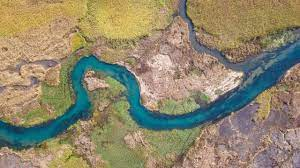
#> input picture DIPFall2023_Joyce_Mikey_Assignment2A/images/river.jpg, 300 x 168 px
$ python main.py
#> lines starting #> are read from the running program, lines starting #| are printed output that depends on the picture
import cv2
import matplotlib.pyplot as plt
import numpy as np
import time


def otsu(hist, img):
    p = np.divide(hist, np.sum(hist)).flatten()
    size = 255  # 255 instead of 256 because we don't want to compute the top border pixel
    mu = np.mean(img)

    sigmas = np.zeros(size)
    for t in range(1, size):  # we set 1 as start bc we don't want to compute bottom border pixel
        q1 = compute_q1(t, p)
        mu1 = compute_mu1(t, p)
        mu2 = compute_mu2(t, p, mu)

        sigmas[t] = q1 * (1 - q1) * ((mu1 - mu2)**2)

    return np.argmax(sigmas)


def compute_q1(t, p):
    if t == 1:
        return p[t]

    return compute_q1(t-1, p) + p[t]


def compute_mu1(t, p):
    if t == 1:
        return 0

    q1 = compute_q1(t, p)

    if q1 == 0:
        q1 = 0.0001

    return ((compute_q1(t-1, p) * compute_mu1(t-1, p)) + (t * p[t]))/q1


def compute_mu2(t, p, mu):
    q1 = compute_q1(t, p)

    return (mu - (q1 * compute_mu1(t, p)))/(1 - q1)


# [39 lines left out: functions binary_img, lung_experiment, not called in this run]


def river_experiment(file_path, channel=0):
    # RIVER EXPERIMENT --> show original image first
#> called with file_path = '../images/river.jpg', channel = 0
    river_img = cv2.imread(file_path, cv2.IMREAD_UNCHANGED)
#> river_img is the input picture: shape (168, 300, 3); mean B, G, R 109.1, 135.1, 143.9
    print('River experiment')
    plt.title('Original Image')
    plt.imshow(cv2.cvtColor(river_img, cv2.COLOR_BGR2RGB))  # for rgb images
    plt.show()

    river_img_channel = cv2.split(river_img)[channel]
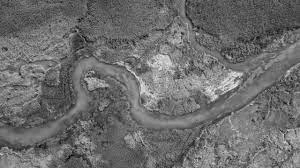
#> river_img_channel: shape (168, 300); min 0, max 241, mean 109.1
    river_img_channel = cv2.bilateralFilter(river_img_channel, 9, 75, 75)  # pre processing
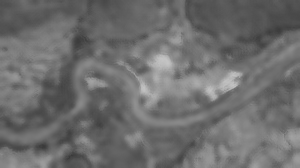
#> river_img_channel: shape (168, 300); min 58, max 196, mean 109.1

    river_hist = cv2.calcHist([river_img_channel], [0], None, [256], [0, 256]).flatten()
#> river_hist = 256 values, max 960 at index 105, min 0 at index 0, mean 196.9

    # compute otsu and get the binary image
    start_time = time.time()
    thresh = otsu(river_hist, river_img_channel)
#> in otsu, `p = np.divide(hist, np.sum(hist)).flatten()`: p = 256 values, max 0.019 at index 105, min 0 at index 0, mean 0.00391
#> in otsu, `mu = np.mean(img)`: mu = 109.1
    print("--- %s seconds ---" % (time.time() - start_time))

    binary_img(river_img_channel, thresh)

    color = ''
    thresh_color = ''
    if channel == 2:
        color = '#eb3434'
        thresh_color = '#3ec6f7'
    elif channel == 1:
        color = '#3ef74d'
        thresh_color = '#8532a8'
    elif channel == 0:
        color = '#3ec6f7'
        thresh_color = '#eb3434'

    # display the histogram with the threshold value
    print("Threshold: ", thresh)
    plt.title('River Color Channel Histogram and Threshold value')
    plt.axvline(x=thresh, color=thresh_color)
    plt.bar(range(len(river_hist)), river_hist, color=color)
    plt.show()

    plt.title('New Image')
    plt.imshow(river_img_channel, interpolation='nearest', cmap='gray')  # for grayscale images
    plt.show()


# [27 lines left out: function square_experiment, not called in this run]


if __name__ == '__main__':
    # GET FILE PATHS
    river_path = '../images/river.jpg'
    lung_path = '../images/lungs.jpg'
    square_path = '../images/square.jpg'

    # RIVER EXPERIMENT
#> (the run stopped early here; a loop or call above may not have finished)
